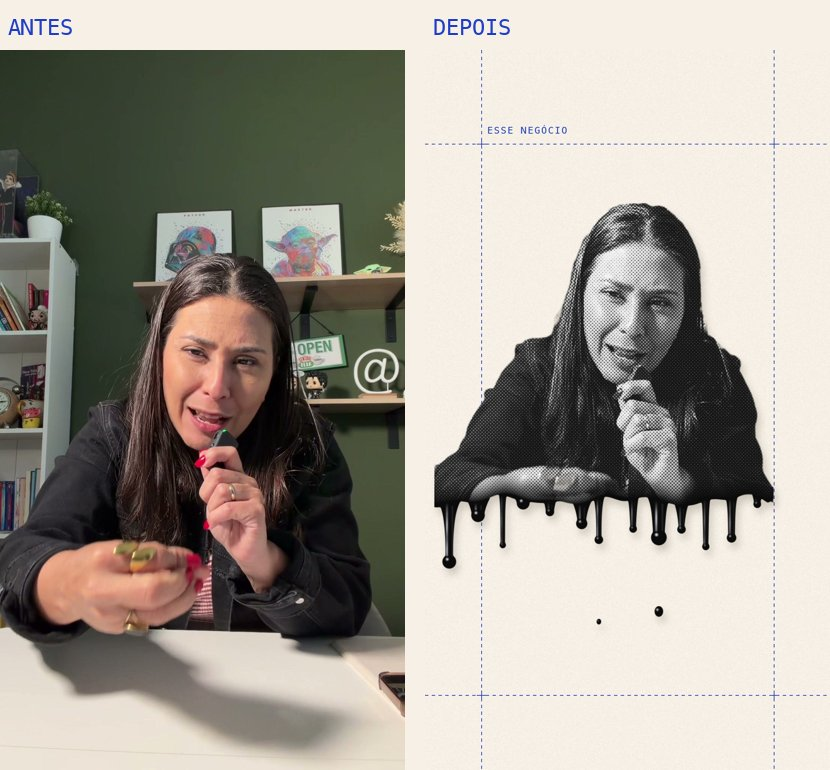
#> input picture edicao-de-video/colagem-derretendo/guia/imagens/01-recorte.jpg, 830 x 770 px
$ python -i chao_e_painel.py   (imports and definitions only)
#> lines starting #> are read from the running program, lines starting #| are printed output that depends on the picture
### edicao-de-video/textos-em-lugares/scripts/comum/frases.py
"""Frases da cena a partir da transcrição — usado por todos os efeitos.

Lê transcricao.json (de transcrever.py) e, se existir, cena.json da pasta da cena:
  {
    "trocas":   {"cloud": "Claude"},        # corrige palavras da transcrição (sem mudar a contagem)
    "destaques": ["texto", "escada"],       # palavras-chave (amarelas/gigantes); vazio = escolha automática
    "max_palavras": 6,                      # tamanho máximo de uma frase
    "geometria": {...}                      # números do lugar, cada efeito diz quais lê (cfg())
  }
Uma frase = palavras seguidas sem pausa longa (> 0,3 s) e sem ponto final no meio.
Cada palavra vira um dicionário: {"t": texto, "s": início, "e": fim, "chave": bool}.
"""
import json, os, re, unicodedata

PARADAS = set("""a o as os um uma uns umas e é de da do das dos em no na nos nas pra pro para por com sem que
se eu tu ele ela nós vós eles elas você vocês me te lhe isso isto aquilo esse essa este esta aqui ali lá
mas ou nem já não sim tá tão muito mais menos bem só também então como quando onde porque qual quem
ser estar ter vai vou foi era tem ao à às aos the and to of a an fazer faz feito precisa precisar saber sabem
olha olhe ver vê pegar colocar tudo outro outra cara depois desse dessa deste desta aparecendo coisa jeito""".split())

def _norm(t):
    t = unicodedata.normalize("NFKD", t.lower()); t = "".join(c for c in t if not unicodedata.combining(c))
    return re.sub(r"[^a-z0-9]", "", t)

def config():
    return json.load(open("cena.json")) if os.path.exists("cena.json") else {}

def cfg(nome, padrao):
    """número/valor do lugar: cena.json -> "geometria" -> nome; senão o padrão do script"""
    return config().get("geometria", {}).get(nome, padrao)

def palavras():
    d = json.load(open("transcricao.json"))
    if isinstance(d, dict): d = d.get("words", d.get("segments", []))
    ws = [w for s in d for w in s["w"]] if d and isinstance(d[0].get("w"), list) else d
    troca = {_norm(k): v for k, v in config().get("trocas", {}).items()}
    out = []
    for w in ws:
        t = w["w"].strip()
        n = _norm(t)
        if n in troca:   # mantém a pontuação original
            t = re.sub(r"^[\w\-À-ÿ]+", troca[n], t) if re.match(r"^[\w\-À-ÿ]+", t) else troca[n]
        out.append({"t": t, "s": float(w["s"]), "e": float(w["e"]), "chave": False})
    return out

# [20 lines left out: function frases, not called in this run]

def frases(max_palavras=None, pausa=0.3):
    c = config()
    mx = max_palavras or c.get("max_palavras", 8)
    ws = palavras()
    fr, cur = [], []
    for w in ws:
        if cur:
            fim = re.search(r"[.!?]$", cur[-1]["t"]); virg = re.search(r"[,;:]$", cur[-1]["t"])
            if w["s"] - cur[-1]["e"] > pausa or fim or (virg and len(cur) >= 3):
                fr.append(cur); cur = []
        cur.append(w)
    if cur: fr.append(cur)
    # pedacinhos (1-2 palavras) juntam com a vizinha
    j = 0
    while j < len(fr):
        f = fr[j]
        if len(f) <= 2 and len(fr) > 1:
            fim = re.search(r"[.!?]$", f[-1]["t"])
            if j + 1 < len(fr) and not fim and len(f) + len(fr[j + 1]) <= mx + 1:
                fr[j + 1] = f + fr[j + 1]; del fr[j]; continue
            if j > 0 and len(f) + len(fr[j - 1]) <= mx + 1 and not re.search(r"[.!?]$", fr[j - 1][-1]["t"]) or (j > 0 and fim and len(f) == 1):
                fr[j - 1] = fr[j - 1] + f; del fr[j]; continue
        j += 1
    out = []
    for f in fr:   # frase comprida demais: parte no meio (de preferência numa vírgula)
        while len(f) > mx:
            corte = [i for i in range(2, len(f) - 1) if re.search(r"[,;:]$", f[i - 1]["t"])]
            i = min(corte, key=lambda i: abs(i - len(f) / 2)) if corte else (len(f) + 1) // 2
            out.append(f[:i]); f = f[i:]
        out.append(f)
    fr = out
    # conectivo solto no fim ("... de fazer e") passa pra frase seguinte
    for j in range(len(fr) - 1):
        while len(fr[j]) > 1 and _norm(fr[j][-1]["t"]) in {"e", "mas", "que", "o", "a", "de", "do", "da", "pra", "um", "uma", "no", "na"} \
                and not re.search(r"[,.!?;:]$", fr[j][-1]["t"]):
            fr[j + 1].insert(0, fr[j].pop())
    dest = {_norm(x) for x in c.get("destaques", [])}
    for f in fr:
        if dest:
            for w in f: w["chave"] = _norm(w["t"]) in dest
        else:   # automática: a palavra "de conteúdo" mais longa da frase
            cand = [w for w in f if _norm(w["t"]) not in PARADAS and len(_norm(w["t"])) >= 4]
            if cand: max(cand, key=lambda w: (len(_norm(w["t"])), w["s"]))["chave"] = True
    return fr

def texto(f, maiusc=True):
    s = " ".join(w["t"] for w in f)
    return s.upper() if maiusc else s

# [12 lines left out: function linhas, not called in this run]

# [3 lines that do not run on import are left out]

### edicao-de-video/textos-em-lugares/scripts/efeitos/chao_e_painel.py
"""CHÃO + PAINEL: texto branco deitado no CHÃO (perspectiva) e palavras GIGANTES num painel ATRÁS da pessoa
(ela fica na frente), com um pico de muito TEXTO. Câmera parada (tripé).
uso (na pasta da cena): python3 <skill>/scripts/efeitos/chao_e_painel.py [--ver t1 t2 ...]   (--ver: só quadros de teste)
AJUSTE (cena.json → geometria): quad_chao (trapézio do chão na tela), painel_y, chao_y, pico (palavra que lota a tela),
gancho (1ª frase gigante no 1º quadro). As frases e palavras-chave vêm da transcrição (comum/frases.py)."""
import sys, subprocess, os, numpy as np, cv2
from PIL import Image, ImageDraw, ImageFont

W, H, FPS = 1080, 1920, 30
A = "/System/Library/Fonts/Avenir Next.ttc"
C = "/System/Library/Fonts/Avenir Next Condensed.ttc"
F = {"a": (A, 8), "ai": (A, 9), "c": (C, 8), "ci": (C, 9)}

# ---------- chão: retângulo plano LW x LH -> trapézio com fuga em (540,680) ----------
LW, LH = 1600, 1780
# [1 line not run here, left out]
# [1 line that did not run here, left out]
# [1 line that did not run here, left out]

def tela_p_chao(x, y):
    v = Minv @ np.array([x, y, 1.0]); return v[0] / v[2], v[1] / v[2]

# ---------- linha do tempo ----------
# item: (camada, texto, fonte, tamanho, x, y, entra, sai, cor)   cor "b" branco | "y" amarelo claro
IT = []
def _larg(t, f, s): return ImageFont.truetype(F[f][0], s, index=F[f][1]).getlength(t)

# [16 lines left out: functions largura_util, linha, not called in this run]

def fundo(t, f, s, x, y, ent, sai, cor="b", maxw=None):
    linha("fundo", [(t, f, s, ent, cor)], x, y, sai, maxw=maxw)

def chao(t, f, s, x, y, ent, sai, cor="b", maxw=None):
    linha("chao", [(t, f, s, ent, cor)], x, y, sai, maxw=maxw)

# ---------- linha do tempo AUTOMÁTICA (frases da transcrição; ajuste fino em cena.json) ----------
sys.path.insert(0, os.path.join(os.path.dirname(os.path.abspath(__file__)), "..", "comum"))
from frases import frases, cfg
P = "a"                                   # texto corrido: Avenir Next Heavy; "c" = Condensed Heavy (palavra-chave)
# [1 line that did not run here, left out]
# [1 line that did not run here, left out]
PAINEL_Y = cfg("painel_y", 520)           # altura (tela) da palavra gigante atrás da pessoa
CHAO_Y = cfg("chao_y", [1470, 1690])      # alturas (tela) das 2 linhas no chão
PICO = (cfg("pico", "") or "").lower()    # palavra que vira "parede" repetida quando é falada (ex.: "texto")

def _sai(k): return FR[k + 1][0]["s"] - 0.02 if k + 1 < len(FR) else END
# [33 lines not run here, left out]

# ---------- desenho ----------
_sp = {}
# [62 lines left out: functions sprite, anim, cola, camadas, compor, not called in this run]

def masc(i):
    p = f"mask_fina/{i:05d}.png" if os.path.exists("mask_fina") else f"mask/{i:05d}.png"
    if not os.path.exists(p): return np.zeros((H, W), np.float32)
    m = cv2.imread(p, 0).astype(np.float32) / 255
    # recorte sólido: fecha buracos (mão na bolsa, punho, tênis) que deixavam o texto vazar
    b = (m > 0.08).astype(np.uint8)
    b = cv2.morphologyEx(b, cv2.MORPH_CLOSE, cv2.getStructuringElement(cv2.MORPH_ELLIPSE, (21, 21)))
    fl = b.copy(); cv2.floodFill(fl, np.zeros((H + 2, W + 2), np.uint8), (0, 0), 1)
    b = b | (1 - fl)
    b = cv2.erode(b, cv2.getStructuringElement(cv2.MORPH_ELLIPSE, (5, 5)))
    return np.maximum(np.clip(m / 0.45, 0, 1), cv2.GaussianBlur(b.astype(np.float32), (0, 0), 1.5))

# [6 lines not run here, left out]

# [1 line that did not run here, left out]
# [3 lines that did not run here, left out]
i = 0
# [7 lines not run here, left out]

>>> import cv2
>>> picture = cv2.imread('../../../colagem-derretendo/guia/imagens/01-recorte.jpg', cv2.IMREAD_GRAYSCALE)
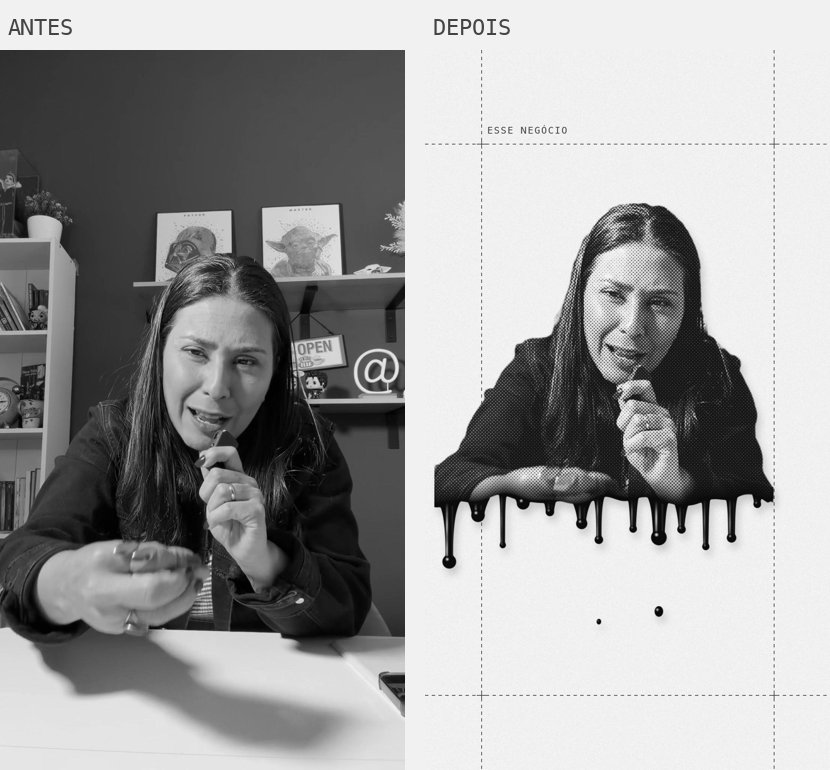
#> picture: shape (770, 830); min 0, max 255, mean 157.6
#> (the run stopped early here; a loop or call above may not have finished)

$ run again, on edicao-de-video/colagem-derretendo/guia/imagens/03-palavras.jpg
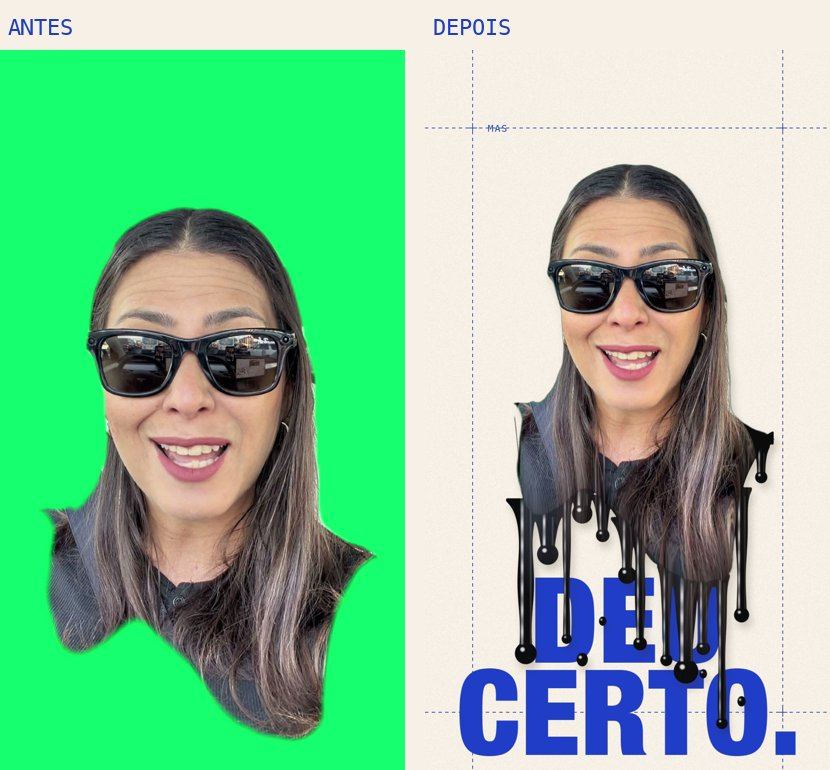
#> input picture edicao-de-video/colagem-derretendo/guia/imagens/03-palavras.jpg, 830 x 770 px
#> `picture = cv2.imread('../../../colagem-derretendo/guia/imagens/01-reco..`:
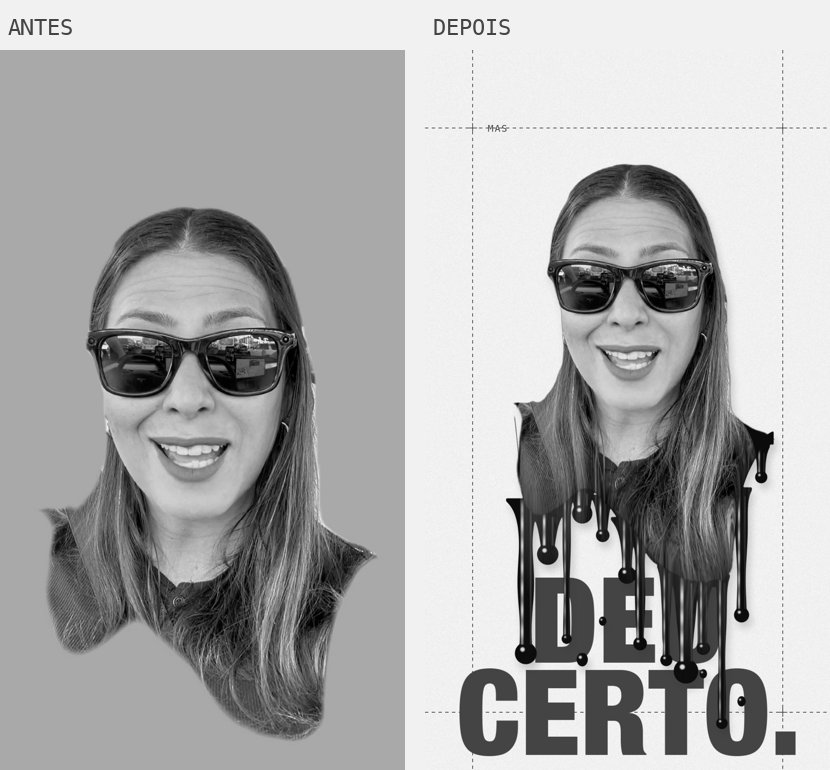
#> picture: shape (770, 830); min 0, max 255, mean 171.8

$ run again, on edicao-de-video/colagem-derretendo/guia/imagens/04-colagem.jpg
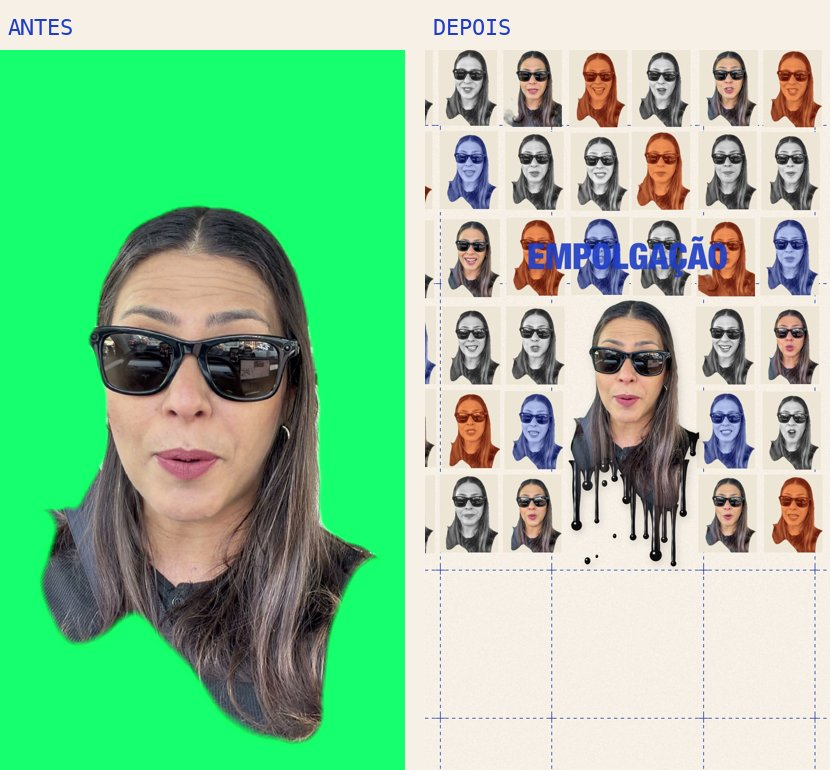
#> input picture edicao-de-video/colagem-derretendo/guia/imagens/04-colagem.jpg, 830 x 770 px
#> `picture = cv2.imread('../../../colagem-derretendo/guia/imagens/01-reco..`:
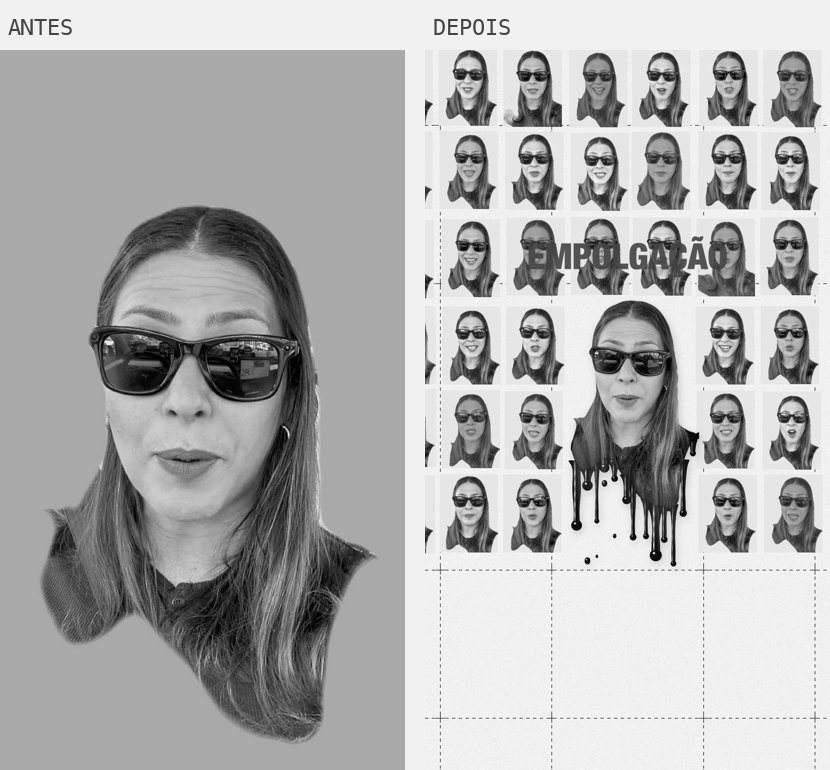
#> picture: shape (770, 830); min 0, max 255, mean 174.9
